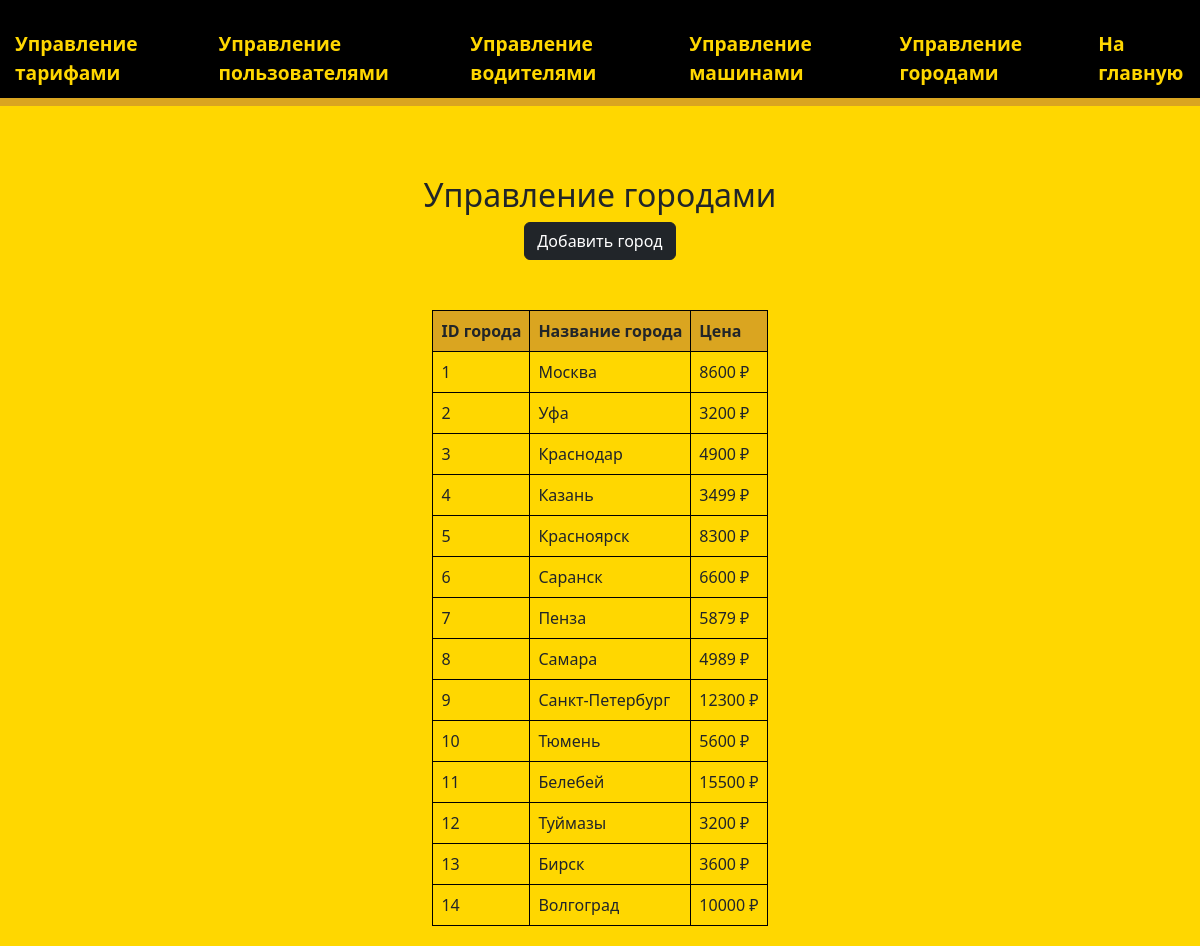
/admin/control-city.php (signed in), run on the app's committed database.
### tables this page shows
CREATE TABLE `city` (
  `id_city` int NOT NULL,
  `name_city` text NOT NULL,
  `price_travel` int NOT NULL
);

### admin/control-city.php (the view, shortened to what this page needs)
<!DOCTYPE html>
<html lang="ru">
<head>
    <link rel="stylesheet" href="../design/css/admin.css">
    <link href="https://cdn.jsdelivr.net/npm/bootstrap@5.3.3/dist/css/bootstrap.min.css" rel="stylesheet">
</head>
<body style="background-color: gold;">
    <div class="sidebar">
        <a href="admin.php">Управление тарифами</a>
        <a href="control-users.php">Управление пользователями</a>
        <a href="control-drivers.php">Управление водителями</a>
        <a href="control-cars.php">Управление машинами</a>
        <a href="control-city.php">Управление городами</a>
        <a href="../">На главную</a>
    </div>
    <div class="content" id="content-drivers">
        <h2>Управление городами</h2>
        <button type="button" class="btn btn-dark" data-bs-toggle="modal" data-bs-target="#exampleModal">
            Добавить город
        </button>
        <section id="drivers-control">
            <table>
                <tr>
                    <th>ID города</th>
                    <th>Название города</th>
                    <th>Цена</th>
                </tr>
                <?php
                include("../database/connectDB.php");
                $city_control = "SELECT * FROM `city`";
                $city_result = mysqli_query($connect, $city_control);
                if (mysqli_num_rows($city_result) > 0) {
                    while ($city = mysqli_fetch_assoc($city_result)) {
                        echo "<tr>";
                        echo "<td>" . $city['id_city'] . "</td>";
                        echo "<td>" . $city['name_city'] . "</td>";
                        echo "<td>" . $city['price_travel'] . ' ₽' . "</td>";
                        echo "</tr>";
                    }
                } else {
                    echo "<tr><td colspan='5'>Города не добавлены.</td></tr>";
                }
                ?>
            </table>
        </section>
    </div>
</body>
</html>

### design/css/admin.css (style rules this page uses)
* { transition: all 0.6s ease-in-out; }
body { font-family: Arial, sans-serif; display: flex; flex-direction: column; align-items: center; gap: 50px; }
@media (min-width: 768px) and (max-width: 1599px) { .sidebar { display: flex; width: 100%; top: 0; border-bottom: 8px solid goldenrod; left: 0; background-color: black; color: gold; padding-top: 20px; font-weight: bolder; font-size: larger; } }
@media (min-width: 768px) and (max-width: 1599px) { .sidebar a { margin: 0% auto; display: block; padding: 10px 15px; text-decoration: none; color: gold; border-top-left-radius: 10px; border-top-right-radius: 10px; } }
@media (min-width: 768px) and (max-width: 1599px) { .content { display: flex; flex-direction: column; align-items: center; justify-content: start; padding: 20px; } }
.content h2 { text-align: center; }
th, td { border: 1px solid goldenrod; padding: 8px; text-align: left; }
th { background-color: goldenrod; }
#users-control, #tarifs-control, #drivers-control, #cars-control { display: flex; justify-content: center; align-items: center; gap: 15px; padding-top: 50px }
#tarifs-control th, #tarifs-control td, #users-control th, #users-control td, #drivers-control th, #drivers-control td, #cars-control th, #cars-control td { border: 1px solid black; padding: 8px; text-align: left; }

### data on the page
city: id_city "1", name_city "Москва", price_travel "8600"
city: id_city "2", name_city "Уфа", price_travel "3200"
city: id_city "3", name_city "Краснодар", price_travel "4900"
city: id_city "4", name_city "Казань", price_travel "3499"
city: id_city "5", name_city "Красноярск", price_travel "8300"
city: id_city "6", name_city "Саранск", price_travel "6600"
city: id_city "7", name_city "Пенза", price_travel "5879"
city: id_city "8", name_city "Самара", price_travel "4989"
city: id_city "9", name_city "Санкт-Петербург", price_travel "12300"
city: id_city "10", name_city "Тюмень", price_travel "5600"
city: id_city "11", name_city "Белебей", price_travel "15500"
city: id_city "12", name_city "Туймазы", price_travel "3200"
city: id_city "13", name_city "Бирск", price_travel "3600"
city: id_city "14", name_city "Волгоград", price_travel "10000"
